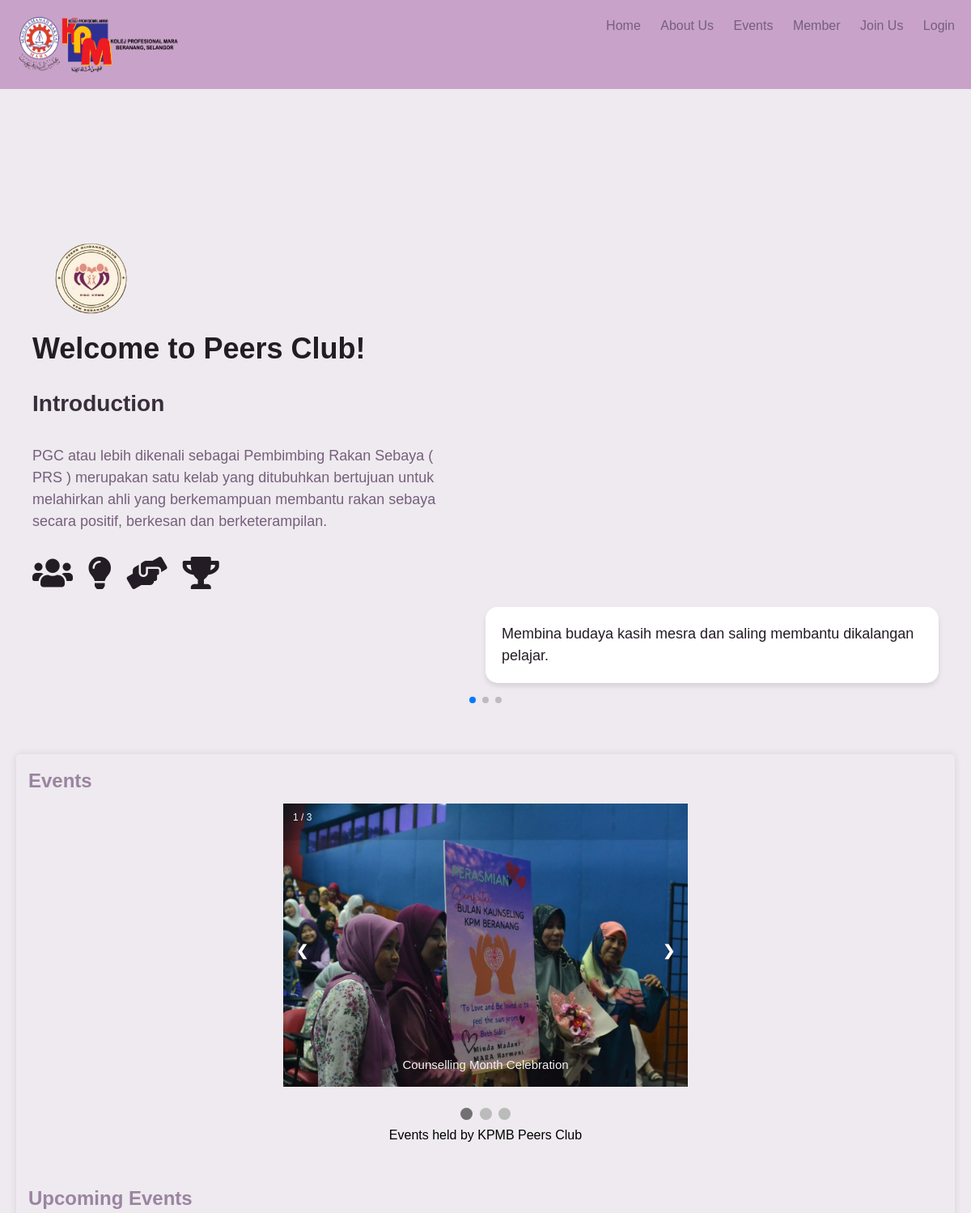
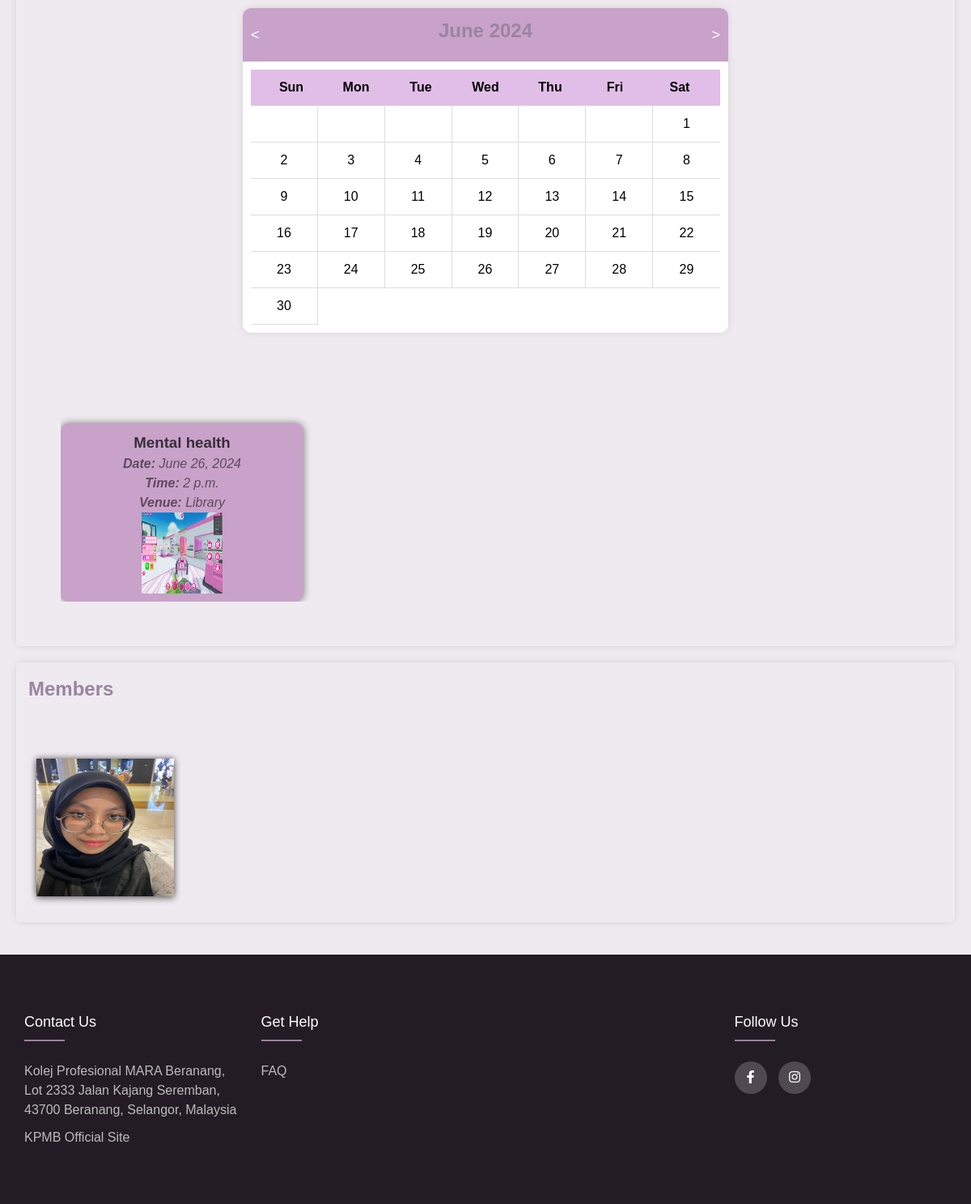
/KPMB_Peers/, run on the app's committed database (2 pictures, top to bottom).
### peers_page/models.py (models this page shows)
class Events(models.Model):
    eventname = models.CharField(max_length=128)
    date = models.DateField(max_length=10)
    time = models.TimeField(max_length=40)
    venue = models.CharField(max_length=50)
    post_at = models.DateTimeField(auto_now_add=True)
    event_Main_Img = models.ImageField(upload_to='images/')

class UserProfile(models.Model):
    name = models.TextField(max_length=100, primary_key=True)
    studID = models.CharField(max_length=70)
    birth_date = models.CharField(max_length=10,blank=True)
    email = models.CharField(max_length=128)
    phonenum = models.CharField(max_length=40)
    gender = models.TextField(max_length=10)
    icnum = models.CharField(max_length=40)
    course = models.TextField(max_length=100)
    semester = models.IntegerField()
    address = models.CharField(max_length=200)
    reason = models.TextField(max_length=400)
    result_Main_Img = models.ImageField(upload_to='images/')
    pfp_Main_Img = models.ImageField(upload_to='images/')
    filled_at = models.DateTimeField(auto_now_add=True)

### peers_page/views.py (the view)
# urls.py: path("", views.homepage, name="homepage"),
def homepage(request):
    data4 = Events.objects.all()
    data3 = UserProfile.objects.all()
    context = {
        'data4': data4,
        'data3': data3,
    }
    return render(request, 'homepage.html', context)

### peers_page/templates/homepage.html (shortened to what this page needs)
<!DOCTYPE html>
<html lang="en">
<head>
  <link rel="stylesheet" href="https://cdnjs.cloudflare.com/ajax/libs/font-awesome/5.15.4/css/all.min.css">
  <link rel="stylesheet" href="https://unpkg.com/swiper/swiper-bundle.min.css" />
</head>
<body>
  {% load static %}
  <header>
    <h1><img src="{% static 'logokpmb.png' %}"></h1>
    <nav>
      <ul>
        <li><a href="{% url 'homepage' %}">Home</a></li>
        <li><a href="{% url 'aboutus' %}">About Us</a></li>
        <li><a href="{% url 'events' %}">Events</a></li>
        <li><a href="{% url 'member' %}">Member</a></li>
        <li><a href="{% url 'application' %}">Join Us</a></li>
        <li><a href="{% url 'memberlogin' %}">Login</a></li>
      </ul>
    </nav>
  </header>
  <main>
      <div class="club-section">
        <div class="background-animation">
        </div>
        <div class="club-content">
            <div class="club-text">
              <img src="{% static 'peerslogo.png' %}" class="image1">
                <h1>Welcome to Peers Club!</h1>
                <h2>Introduction</h2>
                <p>
                  PGC atau lebih dikenali sebagai Pembimbing Rakan Sebaya ( PRS ) merupakan satu kelab yang ditubuhkan bertujuan untuk melahirkan ahli yang berkemampuan membantu rakan sebaya secara positif, berkesan dan berketerampilan.
                </p>
                <div class="icons">
                    <i class="fas fa-users"></i>
                    <i class="fas fa-lightbulb"></i>
                    <i class="fas fa-hands-helping"></i>
                    <i class="fas fa-trophy"></i>
                </div>
            </div>
            <div class="objectives-container">
                <div class="swiper-container">
                    <div class="swiper-wrapper">
                        <div class="swiper-slide">
                            <p>Membina budaya kasih mesra dan saling membantu dikalangan pelajar.</p>
                        </div>
                    </div>
                    <div class="swiper-pagination"></div>
                </div>
            </div>
        </div>
    </div>
    <br>
    <br>
    <section id="events">
      <h2>Events</h2>
      <div class="slideshow-container">
        <div class="mySlides fade">
          <div class="numbertext">1 / 3</div>
          <img src="{% static 'peersevent1.jpg' %}" style="width:100%" class="image2">
          <div class="text">Counselling Month Celebration</div>
        </div>
        <a class="prev" onclick="plusSlides(-1)">❮</a>
        <a class="next" onclick="plusSlides(1)">❯</a>
        </div>
        <br>
        <div style="text-align:center">
          <span class="dot" onclick="currentSlide(1)"></span>
          <span class="dot" onclick="currentSlide(2)"></span>
          <span class="dot" onclick="currentSlide(3)"></span>
        </div>
          <p class="p2">Events held by KPMB Peers Club</p>
          <br>
          <br>
          <h2>Upcoming Events</h2>
            <div class="calendar">
              <div class="calendar-header">
                <button id="prevMonth">&lt;</button>
                <h2 id="monthYear"></h2>
                <button id="nextMonth">&gt;</button>
              </div>
              <div class="calendar-body">
                <div class="calendar-weekdays">
                  <div>Sun</div>
                  <div>Mon</div>
                  <div>Tue</div>
                  <div>Wed</div>
                  <div>Thu</div>
                  <div>Fri</div>
                  <div>Sat</div>
                </div>
                <div id="calendarDays" class="calendar-days"></div>
              </div>
            </div>
            <br>
            <br>
            <div class="event-container">
              <div class="scrollable-container">
                <div class="scrollable-events">
                  {% for x in data4 %}
                  <form action="" method="post" enctype="multipart/form-data">
                    <br><div class="scrollable-event">
                      <h3>{{ x.eventname }}</h3>
                      <p><strong>Date:</strong> {{ x.date }}</p>
                      <p><strong>Time:</strong> {{ x.time }}</p>
                      <p><strong>Venue:</strong> {{ x.venue }}</p>
                      <img src="{{ x.event_Main_Img.url }}" style="height: 100px; width: 100px; margin: auto;"><br>
                    </div>
                  </form>
                  {% endfor %}
                </div>
              </div>
            </div>
    </section>
    <section id="member">
      <h2>Members</h2>
      <br>
      <br>
      {% for x in data3 %}
      <form action="" method="post" enctype="multipart/form-data">
      <div class="flip-card">
        <div class="flip-card-inner">
          <div class="flip-card-front">
            <img src="{{ x.pfp_Main_Img.url }}" alt="Avatar" style="width:170px;height:170px;">
          </div>
          <div class="flip-card-back">
            <h1>{{ x.name }}</h1>
            <p>Jawatan</p>
            <p>{{ x.phonenum }}</p>
            <p>{{ x.email }}</p>
          </div>
        </div>
      </div>
      </form>
      {% endfor %}
    </section>
  </main>
  <footer class="footer">
    <div class="container">
     <div class="row">
       <div class="footer-col">
         <h4>Contact Us</h4>
         <ul>
           <li>Kolej Profesional MARA Beranang,
            Lot 2333 Jalan Kajang Seremban,
            43700 Beranang, Selangor, Malaysia</li>
           <li><a href="https://beranang.kpm.edu.my/kpmb/index.php">KPMB official site</a></li>
         </ul>
       </div>
       <div class="footer-col">
         <h4>get help</h4>
         <ul>
           <li><a href="#">FAQ</a></li>
         </ul>
       </div>
       <div class="footer-col">
       </div>
       <div class="footer-col">
         <h4>follow us</h4>
         <div class="social-links">
           <a href="#"><i class="fab fa-facebook-f"></i></a>
           <a href="https://www.instagram.com/peerskpmb?igsh=bzlwNnkwaHNkYjQ3"><i class="fab fa-instagram"></i></a>
         </div>
       </div>
     </div>
    </div>
 </footer>
</body>
</html>

### data on the page
Events: eventname "Mental health", date "June 26, 2024", time "2 p.m.", venue "Library", event_Main_Img (picture)
UserProfile: pfp_Main_Img (picture)
